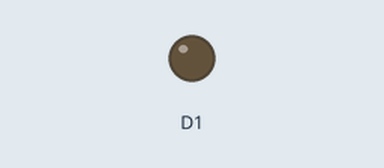
The sketch below on a simulated ESP8266 (NodeMCU). Parts: output pins drawn as LEDs (lit = HIGH).

Above: at 1.5 s.
At 4.5 s:
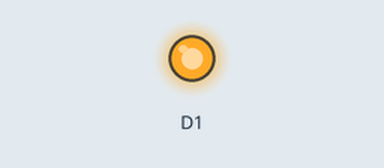
Timing chart, 0 to 7.8 s (numbered marks = the images above):
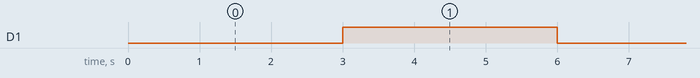

Measured:
- by itself, D1: alternates HIGH for 3.0 s and LOW for 3.0 s

The sketch:

Relay.ino
```cpp
void setup() {
  pinMode(D1,OUTPUT);
}

void loop() {
  digitalWrite(D1,0);
  delay(3000);
  digitalWrite(D1,1);
  delay(3000);
}
```
